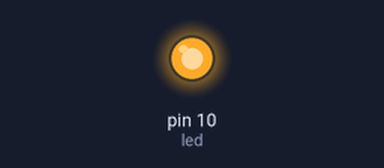
This sketch was run on a simulated Arduino Uno, built with avr-gcc and run on an emulated ATmega328P. Parts: output pins drawn as LEDs (lit = HIGH).

Above: at 1.0 s.
At 3.0 s:
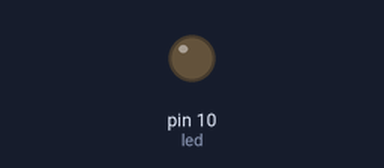
Timing chart, 0 to 5.2 s (numbered marks = the images above):
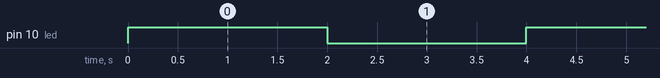

Measured:
- by itself, pin 10 (led): alternates HIGH for 2.0 s and LOW for 2.0 s

The sketch:

Porta_pisca.ino
```cpp
int led = 10;
void setup() {
  pinMode(led,OUTPUT);


}

void loop() {
   digitalWrite(10,HIGH);
   delay(2000);
   digitalWrite(10 ,LOW);
   delay(2000);
}
```
